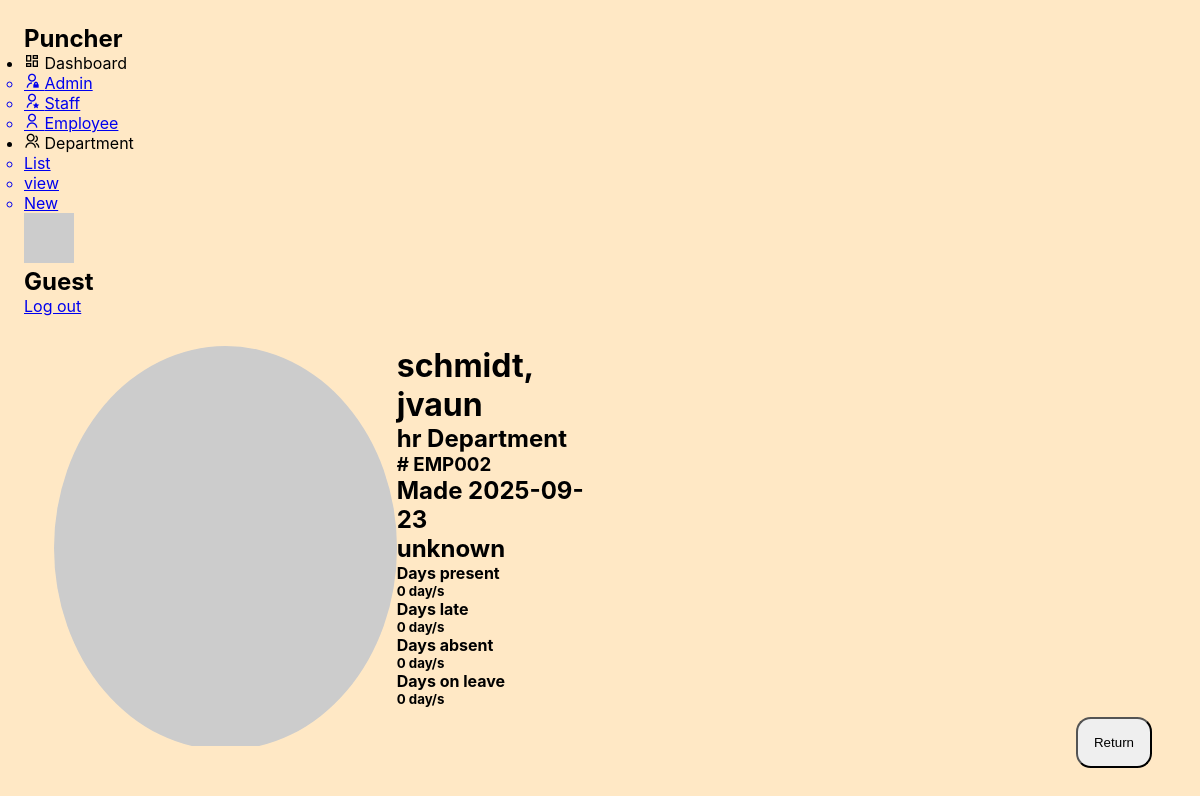
Screenshot of /employee/detail.php?usn=EMP002 with the database file from the repository.
### tables this page shows
CREATE TABLE `employee` (
  `employee_id` int(11) NOT NULL,
  `employee_usn` varchar(30) DEFAULT NULL,
  `employee_fn` varchar(50) NOT NULL,
  `employee_ln` varchar(20) NOT NULL,
  `employee_role` varchar(11) NOT NULL,
  `employee_dept` varchar(11) NOT NULL,
  `is_online` tinyint(1) DEFAULT NULL,
  `employee_update` date NOT NULL DEFAULT current_timestamp(),
  `employee_create` date NOT NULL DEFAULT current_timestamp()
);

### employee/detail.php (the view, shortened to what this page needs)
<?php
include "../components/db.php";
if (isset($_GET['usn'])) {
    $username = $_GET['usn'];
    $sql1 = $conn->prepare("select * from employee where employee_usn = :username");
    $sql1->execute([':username' => $username]);
    $employee=$sql1->fetch(PDO::FETCH_ASSOC);
    $sql2 = $conn->prepare("SELECT
        SUM(CASE WHEN attn_status = 'Present' THEN 1 ELSE 0 END) AS total_present,
        SUM(CASE WHEN attn_status = 'Late' THEN 1 ELSE 0 END) AS total_late,
        SUM(CASE WHEN attn_status = 'Absent' THEN 1 ELSE 0 END) AS total_absent,
        SUM(CASE WHEN attn_status = 'Leave' THEN 1 ELSE 0 END) AS total_leave
        FROM attendance
        WHERE employee_id = :id");
    $emp_attendances = $sql2->fetch(PDO::FETCH_ASSOC);
}
else {
}
?>
<!DOCTYPE html>
<html lang="en">
<head>
    <link rel="stylesheet" href="../css/styles.css">
    <link rel="stylesheet" href="../css/employee_panel.css">
    <link rel="stylesheet" href="https://cdn.jsdelivr.net/npm/remixicon@2.5.0/fonts/remixicon.css">
</head>
<body>
    <div class="container">
        <?php include_once "../components/sidebar.php"?>
        <div class="main">
            <div class="employee-info">
                <div class="image">
                    <img src="https://placehold.co/400x400?text=E" alt="profile" srcset="">
                </div>
                <div class="info">
                    <h1><?php echo ($employee['employee_ln'] ?? "last name") ?>, <?php echo ($employee['employee_fn'] ?? "first name") ?></h1>
                    <h2><?= ($employee['employee_dept'] ?? "unknown")?> Department</h2>
                    <h3># <?= ($employee['employee_usn'] ?? "username")?></h3>
                    <h2>Made <?= ($employee['employee_create'] ?? "date created")?></h2>
                    <h2><?= ($employee['is_online'] ?? "unknown") ?></h2>
                    <div class="block">
                        <h4>Days present</h4>
                        <h5><?= ($emp_attendances['total_present'] ?? "0")?> day/s</h5>
                    </div>
                    <div class="block">
                        <h4>Days late</h4>
                        <h5><?= ($emp_attendances['total_late'] ?? "0")?> day/s</h5>
                    </div>
                    <div class="block">
                        <h4>Days absent</h4>
                        <h5><?= ($emp_attendances['total_absent'] ?? "0")?> day/s</h5>
                    </div>
                    <div class="block">
                        <h4>Days on leave</h4>
                        <h5><?= ($emp_attendances['total_leave'] ?? "0")?> day/s</h5>
                    </div>
                </div>
            </div>
            <div class="button-options">
                <button onclick="window.history.back()">Return</button></a>
            </div>
        </div>
    </div>
</body>
</html>

### css/styles.css (style rules this page uses)
:root { --prime-clr: #d49b59; --sec-clr: #cca859; --bg-clr: #ffe8c5; --sec-bg-clr: #f2f2f2; --text-clr: #333; --form-clr: #b0b3c5; --success-clr: #4caf50; --error-clr: #c62828; --font-family: 'Inter', system-ui, -apple-system, BlinkMacSystemFont, "Segoe UI", Roboto, "Helvetica Neue", Arial, sans-serif; }
* { padding: 0; margin: 0; box-sizing: border-box; }
body { background-color: var(--bg-clr); font-family: var(--font-family); padding: 24px; margin: 0; min-height: 100vh; background-color: var(--bg-clr); }
.main { display: grid; grid-template-columns: 1fr 1fr 1fr; gap: 24px; max-width: 1200px; margin: 0 auto; }
.button-options { display: flex; flex-direction: column; position: fixed; gap: 1rem; bottom: 2rem; right: 3rem; }
.button-options * { padding: 1rem; border-radius: 2ch; }

### css/employee_panel.css (style rules this page uses)
.employee-info { display: flex; margin: 30px; justify-content: space-evenly; }
.employee-info .image { overflow: hidden; border-radius: 50%; object-fit: cover; }

### rows the page displays
employee: employee_ln "schmidt", employee_fn "jvaun", employee_dept "hr", employee_usn "EMP002", employee_create "2025-09-23", is_online "unknown"

### other values shown
$emp_attendances['total_present'] "0"
$emp_attendances['total_late'] "0"
$emp_attendances['total_absent'] "0"
$emp_attendances['total_leave'] "0"
